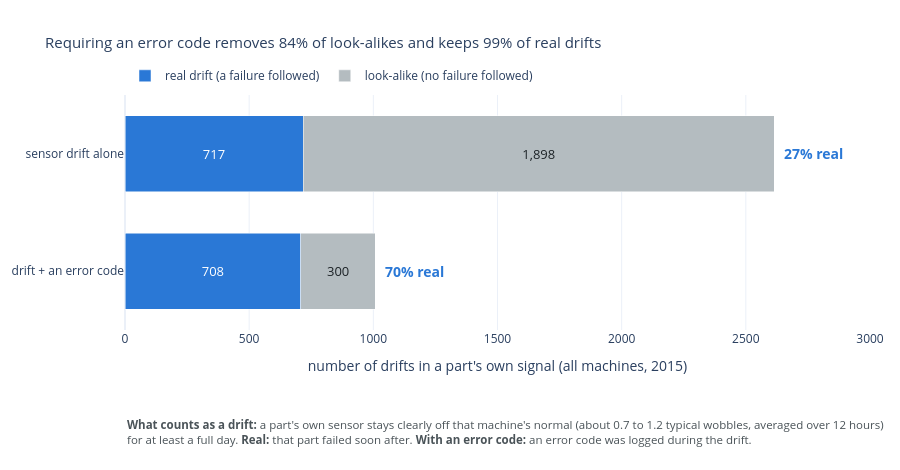

The cell this chart's notebook holds for it:
### Markdown cell above
### Why the error code matters

A *drift* is a sensor running a fever: clearly off that machine's normal, and staying there for at least a day.
The chart counts every drift in 2015. Blue ones were followed by a failure (*real*); grey ones settled back on their
own (*look-alikes*).

### Code cell
# The key property (notebook 01), pooled over the four parts: every drift in a part's own signal, split into real
# drifts (a failure followed) and look-alikes (none did); then only the drifts during which an error code (any code)
# was logged. Each bar adds up to 100% of its drifts. How a drift is defined is written under the chart.
LA = pd.DataFrame(N1["lookalikes"]).set_index("index")
real, fake = LA.episodes_ending_in_failure, LA.episodes_without_failure
rows = {"sensor drift alone": (real.sum(), fake.sum()),
        "drift + an error code": ((real * LA.share_with_error_failure).sum(),
                                              (fake * LA.share_with_error_none).sum())}
fig = go.Figure()
for name, color, k in [("real drift (a failure followed)", BLUE, 0), ("look-alike (no failure followed)", GREY, 1)]:
    vals = [v[k] for v in rows.values()]
    fig.add_bar(y=list(rows), x=vals, name=name, orientation="h", marker_color=color,
                text=[f"{v:,.0f}" for v in vals], textposition="inside", insidetextanchor="middle",
                textfont=dict(color="white" if k == 0 else "#1d2327", size=13), hoverinfo="skip")
for label, (r, f) in rows.items():
    fig.add_annotation(y=label, x=r + f, text=f"<b>{r / (r + f):.0%} real</b>", showarrow=False, xanchor="left",
                       xshift=8, font=dict(size=14, color=BLUE))
kept_real = rows["drift + an error code"][0] / real.sum()
removed = 1 - rows["drift + an error code"][1] / fake.sum()
look(fig, f"Requiring an error code removes {removed:.0%} of look-alikes and keeps {kept_real:.0%} of real drifts", 300)
fig.add_annotation(x=0, y=-0.36, xref="paper", yref="paper", xanchor="left", yanchor="top", align="left",
                   showarrow=False, font=dict(size=11.5, color="#4a5358"), text=(
    "<b>What counts as a drift:</b> a part's own sensor stays clearly off that machine's normal (about 0.7 to 1.2 typical "
    "wobbles, averaged over 12 hours)<br>for at least a full day. <b>Real:</b> that part failed soon after. "
    "<b>With an error code:</b> an error code was logged during the drift."))
fig.update_layout(barmode="stack", bargap=0.35, height=470, margin=dict(t=95, b=140),
                  legend=dict(orientation="h", y=1.02, yanchor="bottom", x=0, traceorder="normal"))
fig.update_xaxes(title="number of drifts in a part's own signal (all machines, 2015)", range=[0, 3000])
fig.update_yaxes(autorange="reversed", title=None)

### Figure 1 — Plotly figure (JSON) as saved in the notebook; plotly's stock layout.template omitted (floating-point values rounded to 4 significant figures)
{"data": [{"hoverinfo": "skip", "insidetextanchor": "middle", "marker": {"color": "#2a78d6"}, "name": "real drift (a failure followed)", "orientation": "h", "text": ["717", "708"], "textfont": {"color": "white", "size": 13}, "textposition": "inside", "type": "bar", "x": [717, 708.0], "y": ["sensor drift alone", "drift + an error code"]}, {"hoverinfo": "skip", "insidetextanchor": "middle", "marker": {"color": "#b4bcc0"}, "name": "look-alike (no failure followed)", "orientation": "h", "text": ["1,898", "300"], "textfont": {"color": "#1d2327", "size": 13}, "textposition": "inside", "type": "bar", "x": [1898, 300.5], "y": ["sensor drift alone", "drift + an error code"]}], "layout": {"annotations": [{"font": {"color": "#2a78d6", "size": 14}, "showarrow": false, "text": "<b>27% real</b>", "x": 2615, "xanchor": "left", "xshift": 8, "y": "sensor drift alone"}, {"font": {"color": "#2a78d6", "size": 14}, "showarrow": false, "text": "<b>70% real</b>", "x": 1008.0, "xanchor": "left", "xshift": 8, "y": "drift + an error code"}, {"align": "left", "font": {"color": "#4a5358", "size": 11.5}, "showarrow": false, "text": "<b>What counts as a drift:</b> a part's own sensor stays clearly off that machine's normal (about 0.7 to 1.2 typical wobbles, averaged over 12 hours)<br>for at least a full day. <b>Real:</b> that part failed soon after. <b>With an error code:</b> an error code was logged during the drift.", "x": 0, "xanchor": "left", "xref": "paper", "y": -0.36, "yanchor": "top", "yref": "paper"}], "bargap": 0.35, "barmode": "stack", "height": 470, "legend": {"orientation": "h", "traceorder": "normal", "x": 0, "y": 1.02, "yanchor": "bottom"}, "margin": {"b": 140, "l": 60, "r": 30, "t": 95}, "title": {"font": {"size": 15}, "text": "Requiring an error code removes 84% of look-alikes and keeps 99% of real drifts"}, "xaxis": {"range": [0, 3000], "title": {"text": "number of drifts in a part's own signal (all machines, 2015)"}}, "yaxis": {"autorange": "reversed", "title": {}}}}
